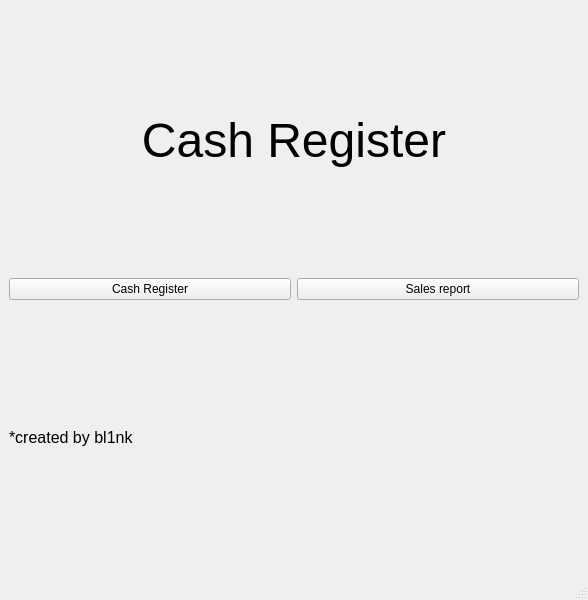
<?xml version="1.0" encoding="UTF-8"?>
<ui version="4.0">
 <class>MainWindow</class>
 <widget class="QMainWindow" name="MainWindow">
  <property name="geometry">
   <rect>
    <x>0</x>
    <y>0</y>
    <width>588</width>
    <height>600</height>
   </rect>
  </property>
  <property name="windowTitle">
   <string>MainWindow</string>
  </property>
  <widget class="QWidget" name="centralwidget">
   <layout class="QVBoxLayout" name="verticalLayout">
    <item>
     <widget class="QLabel" name="label">
      <property name="font">
       <font>
        <pointsize>36</pointsize>
       </font>
      </property>
      <property name="text">
       <string>Cash Register</string>
      </property>
      <property name="alignment">
       <set>Qt::AlignCenter</set>
      </property>
     </widget>
    </item>
    <item>
     <layout class="QHBoxLayout" name="horizontalLayout">
      <item>
       <widget class="QPushButton" name="goToCashRegisterButton">
        <property name="text">
         <string>Cash Register</string>
        </property>
       </widget>
      </item>
      <item>
       <widget class="QPushButton" name="goToReportButton">
        <property name="text">
         <string>Sales report</string>
        </property>
       </widget>
      </item>
     </layout>
    </item>
    <item>
     <widget class="QLabel" name="label_2">
      <property name="font">
       <font>
        <pointsize>12</pointsize>
       </font>
      </property>
      <property name="text">
       <string>*created by bl1nk</string>
      </property>
      <property name="alignment">
       <set>Qt::AlignJustify|Qt::AlignVCenter</set>
      </property>
     </widget>
    </item>
   </layout>
  </widget>
  <widget class="QMenuBar" name="menubar">
   <property name="geometry">
    <rect>
     <x>0</x>
     <y>0</y>
     <width>588</width>
     <height>21</height>
    </rect>
   </property>
  </widget>
  <widget class="QStatusBar" name="statusbar"/>
 </widget>
 <resources/>
 <connections/>
</ui>
